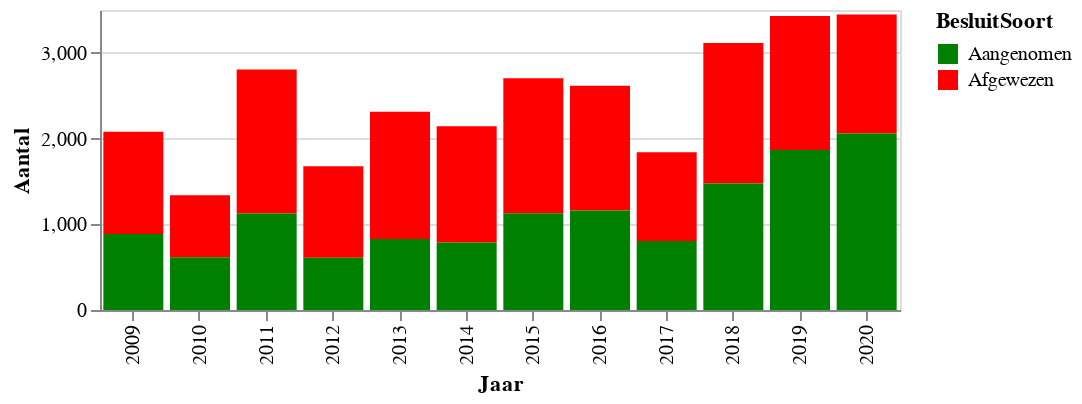

The code cell stored with this chart in its notebook:
### Markdown cell above
## Ontwikkeling van het aantal moties

### Code cell
data = df.groupby(['Jaar', 'BesluitSoort']).agg(Aantal=('Titel', 'count')).reset_index()
data = data.replace({0: 'Afgewezen', 1: 'Aangenomen'})
color_order = {'Afgewezen':1, 'Aangenomen':0}
data["idx"] = data["BesluitSoort"].map(color_order)

alt.Chart(data, width=400,height = 150).mark_bar().encode(
    x=alt.X('Jaar:N'),
    y='Aantal:Q',
    order="idx",
    color=alt.Color('BesluitSoort',
                   scale=alt.Scale(
            domain=['Aangenomen','Afgewezen'],
            range=['green', 'red']))
)

### Figure 1 — Vega-Lite specification as saved in the notebook (floating-point values rounded to 4 significant figures)
{"config": {"view": {"continuousWidth": 400, "continuousHeight": 300}}, "data": {"name": "data-b11368e0153ebba6a98ff02f176d61af"}, "mark": "bar", "encoding": {"color": {"type": "nominal", "field": "BesluitSoort", "scale": {"domain": ["Aangenomen", "Afgewezen"], "range": ["green", "red"]}}, "order": {"type": "quantitative", "field": "idx"}, "x": {"type": "nominal", "field": "Jaar"}, "y": {"type": "quantitative", "field": "Aantal"}}, "height": 150, "width": 400, "$schema": "https://vega.github.io/schema/vega-lite/v4.8.1.json", "datasets": {"data-b11368e0153ebba6a98ff02f176d61af": [{"Jaar": 2009, "BesluitSoort": "Afgewezen", "Aantal": 1194, "idx": 1}, {"Jaar": 2009, "BesluitSoort": "Aangenomen", "Aantal": 887, "idx": 0}, {"Jaar": 2010, "BesluitSoort": "Afgewezen", "Aantal": 724, "idx": 1}, {"Jaar": 2010, "BesluitSoort": "Aangenomen", "Aantal": 616, "idx": 0}, {"Jaar": 2011, "BesluitSoort": "Afgewezen", "Aantal": 1680, "idx": 1}, {"Jaar": 2011, "BesluitSoort": "Aangenomen", "Aantal": 1125, "idx": 0}, {"Jaar": 2012, "BesluitSoort": "Afgewezen", "Aantal": 1067, "idx": 1}, {"Jaar": 2012, "BesluitSoort": "Aangenomen", "Aantal": 611, "idx": 0}, {"Jaar": 2013, "BesluitSoort": "Afgewezen", "Aantal": 1484, "idx": 1}, {"Jaar": 2013, "BesluitSoort": "Aangenomen", "Aantal": 829, "idx": 0}, {"Jaar": 2014, "BesluitSoort": "Afgewezen", "Aantal": 1356, "idx": 1}, {"Jaar": 2014, "BesluitSoort": "Aangenomen", "Aantal": 788, "idx": 0}, {"Jaar": 2015, "BesluitSoort": "Afgewezen", "Aantal": 1575, "idx": 1}, {"Jaar": 2015, "BesluitSoort": "Aangenomen", "Aantal": 1128, "idx": 0}, {"Jaar": 2016, "BesluitSoort": "Afgewezen", "Aantal": 1455, "idx": 1}, {"Jaar": 2016, "BesluitSoort": "Aangenomen", "Aantal": 1161, "idx": 0}, {"Jaar": 2017, "BesluitSoort": "Afgewezen", "Aantal": 1036, "idx": 1}, {"Jaar": 2017, "BesluitSoort": "Aangenomen", "Aantal": 805, "idx": 0}, {"Jaar": 2018, "BesluitSoort": "Afgewezen", "Aantal": 1638, "idx": 1}, {"Jaar": 2018, "BesluitSoort": "Aangenomen", "Aantal": 1477, "idx": 0}, {"Jaar": 2019, "BesluitSoort": "Afgewezen", "Aantal": 1564, "idx": 1}, {"Jaar": 2019, "BesluitSoort": "Aangenomen", "Aantal": 1867, "idx": 0}, {"Jaar": 2020, "BesluitSoort": "Afgewezen", "Aantal": 1388, "idx": 1}, {"Jaar": 2020, "BesluitSoort": "Aangenomen", "Aantal": 2059, "idx": 0}]}}
